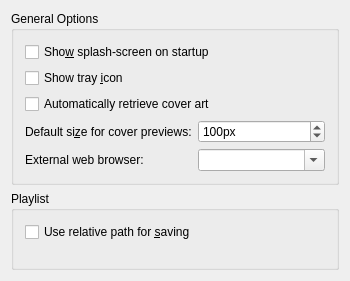
<ui version="4.0" >
 <class>GeneralConfig</class>
 <widget class="QWidget" name="GeneralConfig" >
  <property name="geometry" >
   <rect>
    <x>0</x>
    <y>0</y>
    <width>350</width>
    <height>281</height>
   </rect>
  </property>
  <layout class="QGridLayout" >
   <item row="0" column="0" >
    <widget class="QGroupBox" name="generalBox" >
     <property name="title" >
      <string>General Options</string>
     </property>
     <layout class="QGridLayout" >
      <item row="0" column="0" colspan="2" >
       <widget class="QCheckBox" name="kcfg_ShowSplashscreen" >
        <property name="toolTip" >
         <string>Check to enable the splashscreen during Amarok startup.</string>
        </property>
        <property name="whatsThis" >
         <string>Check to enable the splashscreen during Amarok startup.</string>
        </property>
        <property name="text" >
         <string>Sho&amp;w splash-screen on startup</string>
        </property>
       </widget>
      </item>
      <item row="6" column="0" >
       <widget class="QLabel" name="textLabel1" >
        <property name="toolTip" >
         <string>Size of the cover image in the context viewer in pixels.</string>
        </property>
        <property name="whatsThis" >
         <string>Size of the cover image in the context viewer in pixels.</string>
        </property>
        <property name="text" >
         <string>Default si&amp;ze for cover previews:</string>
        </property>
        <property name="wordWrap" >
         <bool>false</bool>
        </property>
        <property name="buddy" >
         <cstring>kcfg_CoverPreviewSize</cstring>
        </property>
       </widget>
      </item>
      <item row="6" column="1" >
       <widget class="QSpinBox" name="kcfg_CoverPreviewSize" >
        <property name="toolTip" >
         <string>Size of the cover images in the context viewer in pixels.</string>
        </property>
        <property name="whatsThis" >
         <string>Size of the cover images in the context viewer in pixels.</string>
        </property>
        <property name="suffix" >
         <string>px</string>
        </property>
        <property name="minimum" >
         <number>50</number>
        </property>
        <property name="maximum" >
         <number>300</number>
        </property>
        <property name="value" >
         <number>100</number>
        </property>
       </widget>
      </item>
      <item row="7" column="0" >
       <widget class="QLabel" name="textLabel1_2" >
        <property name="text" >
         <string>External web browser:</string>
        </property>
        <property name="wordWrap" >
         <bool>false</bool>
        </property>
       </widget>
      </item>
      <item row="7" column="1" >
       <widget class="QComboBox" name="kcfg_ExternalBrowser" >
        <property name="toolTip" >
         <string>Select browser from the list or type in filename of custom browser</string>
        </property>
        <property name="editable" >
         <bool>true</bool>
        </property>
       </widget>
      </item>
      <item row="2" column="0" colspan="2" >
       <widget class="QCheckBox" name="kcfg_AutoGetCoverArt" >
        <property name="text" >
         <string>Automatically retrieve cover art</string>
        </property>
       </widget>
      </item>
      <item row="1" column="0" >
       <widget class="QCheckBox" name="kcfg_ShowTrayIcon" >
        <property name="toolTip" >
         <string>Check to enable the Amarok system tray icon.</string>
        </property>
        <property name="whatsThis" >
         <string>Check to enable the Amarok system tray icon.</string>
        </property>
        <property name="text" >
         <string>Show tray &amp;icon</string>
        </property>
       </widget>
      </item>
     </layout>
    </widget>
   </item>
   <item row="2" column="0" >
    <spacer>
     <property name="orientation" >
      <enum>Qt::Vertical</enum>
     </property>
     <property name="sizeHint" stdset="0" >
      <size>
       <width>20</width>
       <height>0</height>
      </size>
     </property>
    </spacer>
   </item>
   <item row="1" column="0" >
    <widget class="QGroupBox" name="groupBox2" >
     <property name="title" >
      <string>Playlist</string>
     </property>
     <layout class="QVBoxLayout" name="verticalLayout" >
      <item>
       <widget class="QCheckBox" name="kcfg_RelativePlaylist" >
        <property name="toolTip" >
         <string>If checked, Amarok uses a relative path for the tracks of manually saved playlists</string>
        </property>
        <property name="whatsThis" >
         <string>If checked, Amarok uses a relative path for the tracks of manually saved playlists</string>
        </property>
        <property name="text" >
         <string>Use relative path for &amp;saving</string>
        </property>
       </widget>
      </item>
      <item>
       <spacer name="verticalSpacer" >
        <property name="orientation" >
         <enum>Qt::Vertical</enum>
        </property>
        <property name="sizeHint" stdset="0" >
         <size>
          <width>20</width>
          <height>40</height>
         </size>
        </property>
       </spacer>
      </item>
     </layout>
    </widget>
   </item>
  </layout>
 </widget>
 <layoutdefault spacing="6" margin="11" />
 <includes>
  <include location="local" >kcombobox.h</include>
  <include location="local" >klineedit.h</include>
 </includes>
 <resources/>
 <connections/>
</ui>
